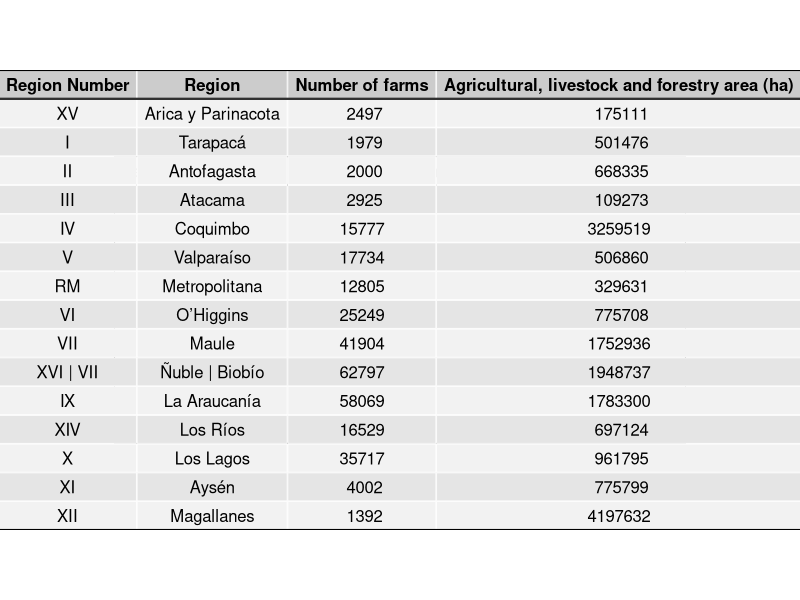
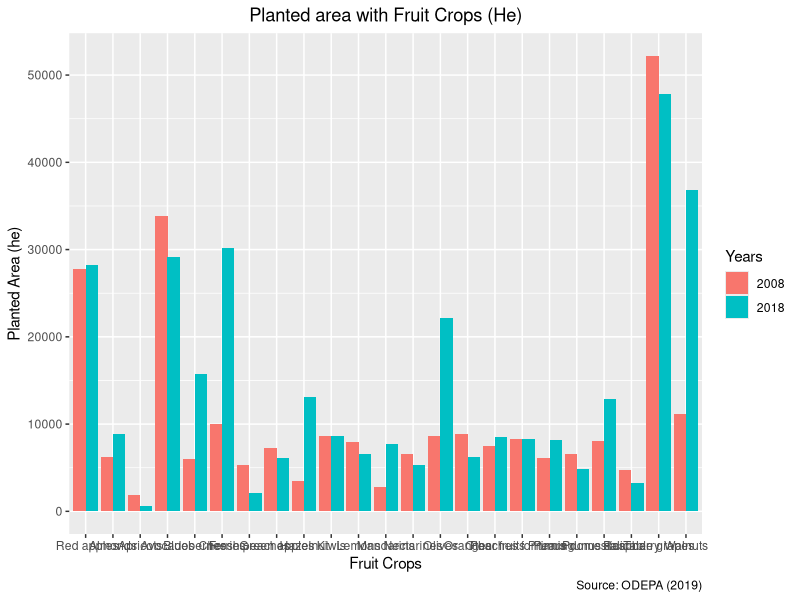
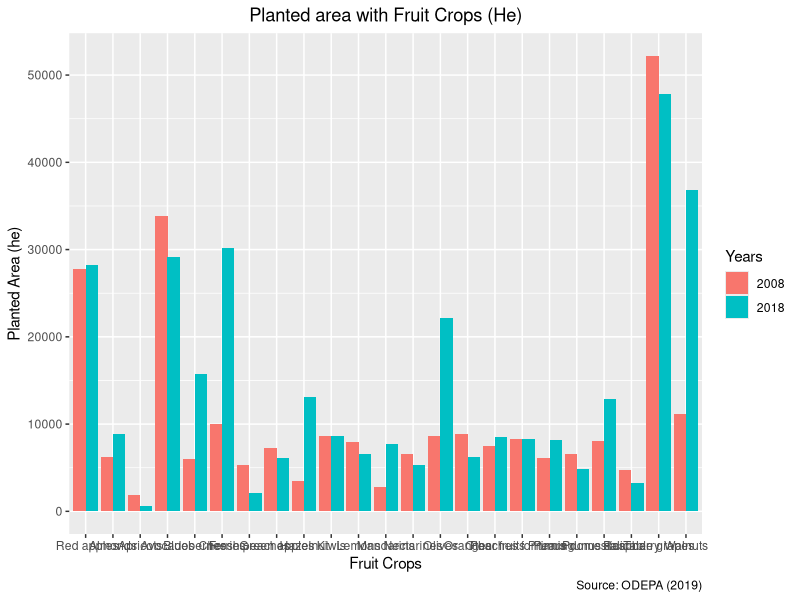
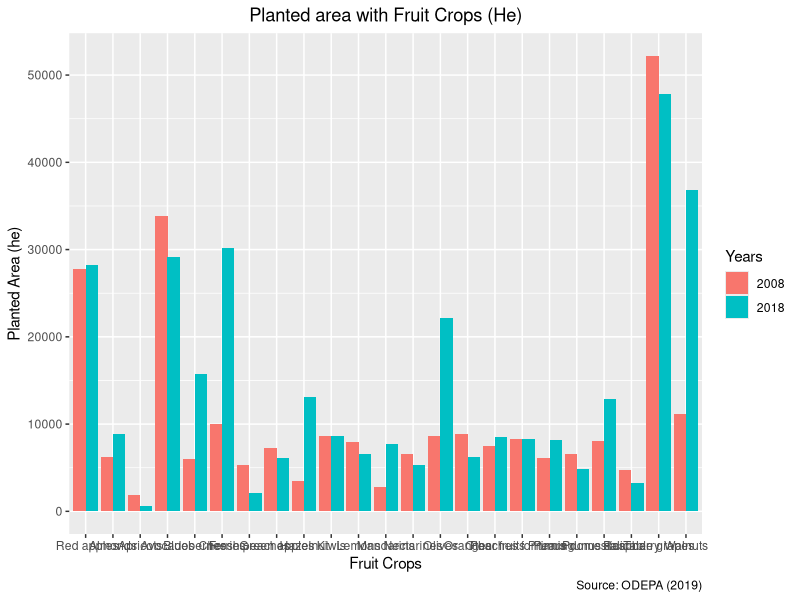

Reproduce these figures in R, in order.
# ODEPA data Farm information in Chile
# https://www.odepa.gob.cl/wp-content/uploads/2019/09/panorama2019Final.pdf
# page 27
library(dplyr)
library(gtable)
library(gridExtra)
library(grid)
library(ggplot2)

Farm_he <- c("Landless", "0.1 to 4.9", "5 to 9.9", "10 to 19.9","20 to 49.9", 
             "50 to 99.9", "100 to 499,9", "500 to 999.9", "1000 and more")
N_farms <- c(1824, 125334, 48711, 45338, 40275, 16972, 16741, 2722, 3459)
sum(N_farms)

perc_total <- c(N_farms*100/sum(N_farms))

cum_perc_total <- c(perc_total[1], sum(perc_total[1:2]), sum(perc_total[1:3]),
                    sum(perc_total[1:4]), sum(perc_total[1:5]), sum(perc_total[1:6]),
                    sum(perc_total[1:7]), sum(perc_total[1:8]), sum(perc_total[1:9]))

# Creation of the final dataframe for
#"NUMBER OF AGRICULTURAL, LIVESTOCK AND FORESTRY FARMS BY PROPERTY SIZE RANGE"
# Information ODEPA-INE 2007.
N_farms_size_range <- data.frame(cbind(Farm_he, 
                                       N_farms, 
                                       perc_total = as.numeric(format(round(perc_total, 1), nsmall = 2)), 
                                       cum_perc_total = as.numeric(format(round(cum_perc_total, 1), nsmall = 2))))
# Transform as.numeric columns 2:3
N_farms_size_range <- transform(N_farms_size_range, 
                                N_farms = as.numeric(N_farms),
                                perc_total = as.numeric(perc_total),
                                cum_perc_total = as.numeric(cum_perc_total))

# Column names in the data frame
colnames(N_farms_size_range) <- c("Farm size categories (ha)","Number of farms", 
                                  "% total", "Accumulated %")

#grid.table(N_farms_size_range)

g <- tableGrob(N_farms_size_range, rows = NULL)
g <- gtable_add_grob(g,
                     grobs = rectGrob(gp = gpar(fill = NA, lwd = 2)),
                     t = 2, b = nrow(g), l = 1, r = ncol(g))
g <- gtable_add_grob(g,
                     grobs = rectGrob(gp = gpar(fill = NA, lwd = 2)),
                     t = 1, l = 1, r = ncol(g))
grid.draw(g)

# save the plot using the botton in the plot seccion
# namely AGRICULTURAL_SIZE_RANGE_2007

################################################################################
# page 29

Region_n <- c('XV', 'I', 'II', 'III', 'IV', 'V', 'RM', 'VI', 'VII', 'XVI | VII', 
              'IX', 'XIV', 'X', 'XI', 'XII')

Region <- c("Arica y Parinacota", "Tarapacá", "Antofagasta", "Atacama", "Coquimbo", 
            "Valparaíso", "Metropolitana", "O’Higgins", "Maule", "Ñuble | Biobío",
            "La Araucanía", "Los Ríos", "Los Lagos", "Aysén", "Magallanes")
N_farms_reg <- c(2497, 1979, 2000, 2925, 15777, 17734, 12805, 25249, 41904, 62797,
                 58069, 16529, 35717, 4002, 1392)
Agro_area <- c(175111, 501476, 668335, 109273, 3259519, 506860, 329631, 775708,
               1752936, 1948737, 1783300, 697124, 961795, 775799, 4197632)

# Creation of the final dataframe for
# "NUMBER OF FARMS AND AGRICULTURAL, LIVESTOCK AND FORESTRY AREA BY REGION"
# Information ODEPA-INE 2007.
N_farms_area <- data.frame(cbind(Region_n, Region, N_farms_reg, Agro_area))
# Transform as.numeric columns 2:3
N_farms_area <- transform(N_farms_area, N_farms_reg = as.numeric(N_farms_reg),
                          Agro_area = as.numeric(Agro_area))
# Column names in the data frame
colnames(N_farms_area) <- c("Region Number", "Region", "Number of farms",
                            "Agricultural, livestock and forestry area (ha)")


sum(N_farms_area[5:13,3])*100/sum(N_farms_area[,3])

g1 <- tableGrob(N_farms_area, rows = NULL)

separators <- replicate(ncol(g1) - 2,
                        segmentsGrob(x1 = unit(0, "npc"), gp=gpar(lty=2)),
                        simplify=FALSE)

g1 <- gtable_add_grob(g1,
                     grobs = rectGrob(gp = gpar(fill = NA, lwd = 2)),
                     t = 2, b = nrow(g1), l = 1, r = ncol(g1))
g1 <- gtable_add_grob(g1, 
                     grobs = rectGrob(gp = gpar(fill = NA, lwd = 2)),
                     t = 1, l = 1, r = ncol(g1))

grid.draw(g1)

# save the plot using the botton in the plot seccion
# namely AGRICULTURAL_AREA_BY_REGION_2007

################################################################################
# page 79

fruit_crops <- c("Almonds", "Blueberries", "Hazelnut", "Cherries", "Prunus salicina", 
                 "Prunus domestica", "Apricots", "Fresh peaches", "Peaches for tinning", "Raspberry", 
                 "Kiwis", "Lemons", " Red apples", "Green apples", "Mandarins", "Oranges", 
                 "Nectarines", "Walnuts", "Olives", "Avocados", "Pears", "Table grapes", "Other fruits")

AREA_2008 <- c(6192, 5953, 3439, 10054, 8061, 6575, 1906, 5257, 8257, 4692, 8670, 
               7935, 27725, 7237, 2826, 8868, 6621, 11128, 8596, 33837, 6061, 52185, 7470)

AREA_2018 <- c(8863, 15707, 13103, 30179, 12932, 4800, 665, 2108, 8327, 3204, 8679, 
               6516, 28260, 6167, 7725, 6263, 5320, 36819, 22210, 29166, 8217, 47800, 8560)


# Creation of the final dataframe for
# PLANTED AREA WITH FRUIT CROPS (HECTARES)"
Planted_area <- data.frame(cbind(fruit_crops, AREA_2008, AREA_2018))
# Transform as.numeric columns 2:3
Planted_area <- transform(Planted_area, AREA_2008 = as.numeric(AREA_2008),
                          AREA_2018 = as.numeric(AREA_2018))
# Column names in the data frame
colnames(Planted_area) <- c("Fruit Crops", 2008, 2018)

library(reshape2)

df.long<-melt(Planted_area)
colnames(df.long) <- c("Fruit Crops", "Years", "value")

area_fruit <- ggplot(df.long,aes(`Fruit Crops`,value,fill=Years)) +
  geom_bar(stat="identity",position="dodge") +
  labs(y = "Planted Area (he)", x = "Fruit Crops", caption = "Source: ODEPA (2019)") +
  ggtitle("Planted area with Fruit Crops (He)") + 
  theme(plot.title = element_text(hjust = 0.5))

plot(area_fruit)

#png("Planted_area_with_Fruit_Crops_2019.png")
ggsave("Planted_area_with_Fruit_Crops_2019.png", width = 60, height = 20, units = "cm")
print(area_fruit)
dev.off()
